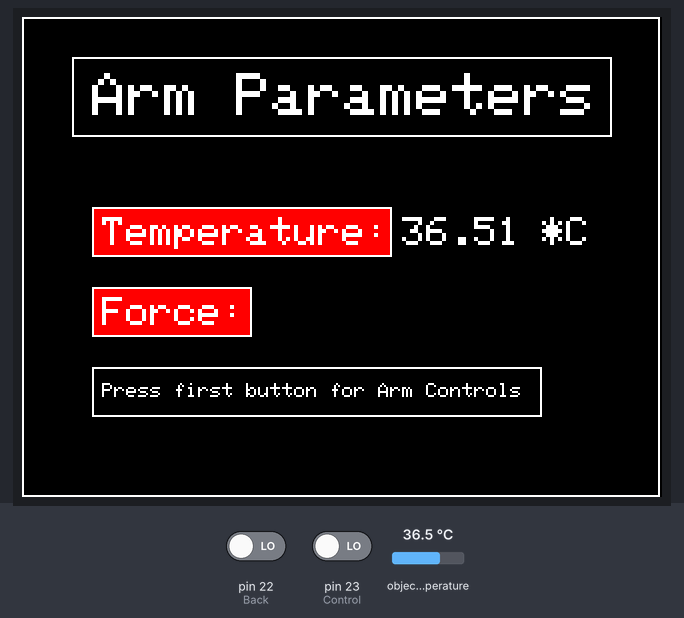
The sketch below on a simulated Arduino Mega 2560, built with avr-gcc and run on an emulated ATmega2560. On the bench: 320×240 colour display. The test bench sets the inputs (shaded band); at power-on: pin 23 (Control) LOW, pin 22 (Back) LOW, object temperature 36.5 °C.

Above: at 1.6 s.
1.7 s: pin 23 (Control) driven HIGH
At 3.3 s:
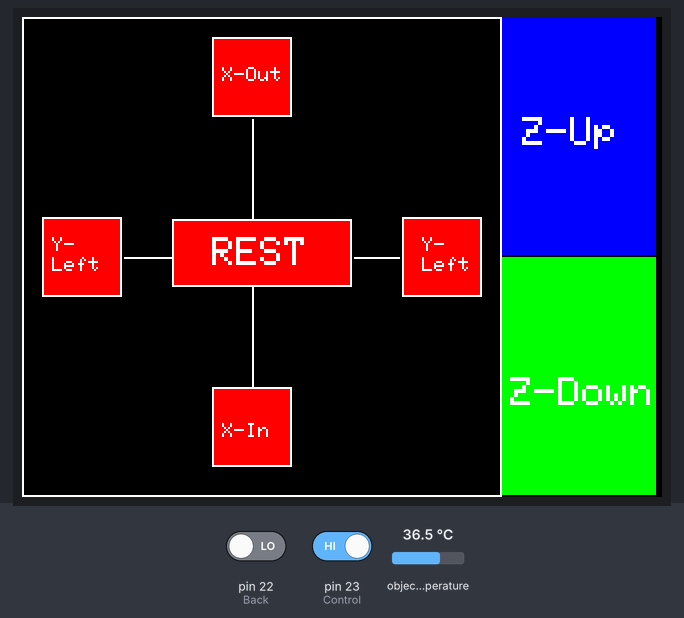
3.6 s: pin 22 (Back) driven HIGH
At 3.97 s:
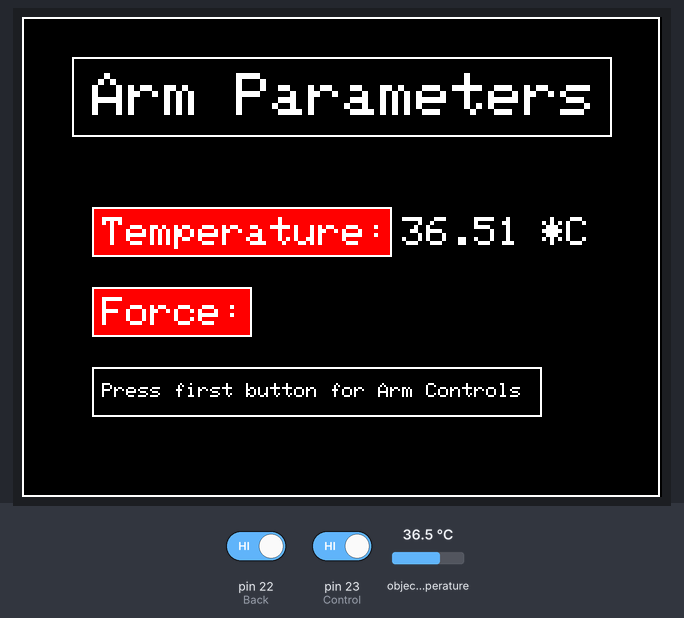
6.6 s: object temperature set to 20 °C
At 7.44 s:
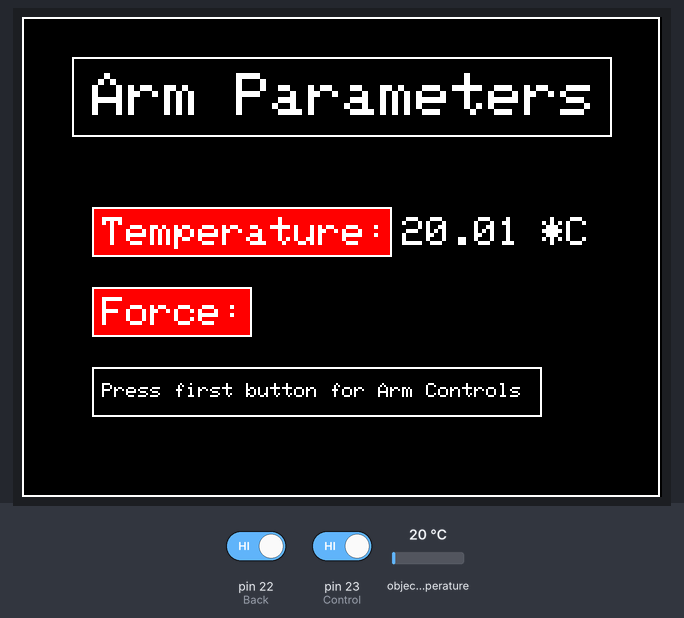
12.1 s: object temperature set to 26 °C
13.6 s: pin 23 (Control) driven LOW
Timing chart, 0 to 16.3 s (numbered marks = the images above; inputs shaded):
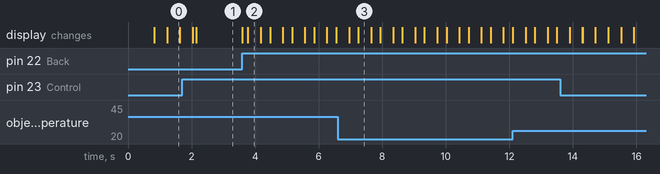

The sketch:

LCD_Code.ino
```cpp
#include <Adafruit_TFTLCD.h>
#include <Adafruit_GFX.h>
#include <TouchScreen.h>
#include <Adafruit_MLX90614.h>
#include <Wire.h>
Adafruit_MLX90614 mlx = Adafruit_MLX90614();

#define LCD_CS A3
#define LCD_CD A2
#define LCD_WR A1
#define LCD_RD A0
#define LCD_RESET A4

#define TS_MINX 204
#define TS_MINY 195
#define TS_MAXX 948
#define TS_MAXY 910

#define YP A2
#define XM A3
#define YM 8
#define XP 9

#define BLACK   0x0000
#define BLUE    0x001F
#define RED     0xF800
#define GREEN   0x07E0
#define CYAN    0x07FF
#define MAGENTA 0xF81F
#define YELLOW  0xFFE0
#define WHITE   0xFFFF

#define beta 4090 //the beta of the thermistor

Adafruit_TFTLCD tft(LCD_CS, LCD_CD, LCD_WR, LCD_RD, LCD_RESET);
TouchScreen ts = TouchScreen(XP, YP, XM, YM, 300);
int screen = '0';
int type = '0';
int x;
int b = 0;
const int Back = 22;
const int Control = 23;
//int up=0;


void setup() {
  tft.reset();
  tft.begin(0x9325);
  tft.setRotation(1);
  tft.fillScreen(BLACK);
  tft.drawRect(0, 0, 319, 240, RED);
  tft.drawRect(20, 10, 290, 40, WHITE);

  tft.setCursor(30, 20);
  tft.setTextColor(RED);
  tft.setTextSize(2);
  tft.print("Hands Free Robotic Arm");
  tft.setCursor(120, 120);
  tft.setTextColor(WHITE);
  tft.setTextSize(1);
  tft.print("Created by:\n\n                  Shavin Ratnayake \n\n                  Amal Thomas\n\n                  Aiden\n\n                  Wole\n\n                  Yousif\n\n");
//  delay(1000);

  tft.fillScreen(BLACK);
  para();
//  pinMode(A5, INPUT);
  Serial.begin(9600);
  mlx.begin();
}
void loop()
{
  tft.setTextColor(WHITE);
  tft.setCursor(190,100);
  tft.setTextSize(2);
  tft.print(mlx.readObjectTempC());
  tft.setCursor(260,100);
  tft.print("*C");
 delay(400);
  tft.fillRect(190, 100, 100, 20, BLACK);
   if(screen=='0'){
   if(digitalRead(Control)==HIGH){
     pinMode(XM, OUTPUT);
        pinMode(YP, OUTPUT);
        menuControl();


   }
   }
   if(screen=='1'){
   if(digitalRead(Back)==HIGH){
      pinMode(XM, OUTPUT);
        pinMode(YP, OUTPUT);
        tft.fillScreen(BLACK);
        para();
        screen = '0';
   }
   }
  }
//Menu

void menuControl() {
  tft.fillScreen(BLACK);

//  tft.fillRect(10, 10, 40, 40, RED);
//  tft.drawRect(10, 10, 40, 40, WHITE);
//  tft.setCursor(20, 20);
//  tft.setTextColor(WHITE);
//  tft.setTextSize(1.5);
//  tft.print("Back");
  screen = '1';
  type = '1';
  tft.fillRect(75,101,90,34,RED);
  tft.drawRect(75,101,90,34,WHITE);
  tft.drawLine(51,120,74,120,WHITE);
  tft.drawLine(166,120,188,120,WHITE);
  tft.drawLine(115,51,115,100,WHITE);
  tft.drawLine(115,134,115,184,WHITE);

  tft.setCursor(95, 110);
  tft.setTextColor(WHITE);
  tft.setTextSize(2);
  tft.print("REST");
  tft.fillRect(95, 10, 40, 40, RED);
  tft.drawRect(95, 10, 40, 40, WHITE);
  tft.setCursor(100, 25);
  tft.setTextColor(WHITE);
  tft.setTextSize(1.5);
  tft.print("X-Out");
  tft.fillRect(95, 185, 40, 40, RED);
  tft.drawRect(95, 185, 40, 40, WHITE);
  tft.setCursor(100, 203);
  tft.setTextColor(WHITE);
  tft.setTextSize(1.5);
  tft.print("X-In");
  tft.fillRect(10, 100, 40, 40, RED);
  tft.drawRect(10, 100, 40, 40, WHITE);
  tft.setCursor(15, 110);
  tft.setTextColor(WHITE);
  tft.setTextSize(1);
  tft.print("Y-");
  tft.setCursor(15, 120);
  tft.print("Left");
  tft.fillRect(190, 100, 40, 40, RED);
  tft.drawRect(190, 100, 40, 40, WHITE);
  tft.setCursor(200, 110);
  tft.setTextColor(WHITE);
  tft.setTextSize(1);
  tft.print("Y-");
  tft.setCursor(200, 120);
  tft.print("Left");
  tft.drawRect(0,0,240,240, WHITE);
  tft.fillRect(240,0,77,119, BLUE);
  tft.drawRect(240,0, 77, 119, BLUE);
  tft.fillRect(240,120, 77, 119, GREEN);
  tft.drawRect(240,120, 77, 119, GREEN);
  tft.setCursor(250, 50);
  tft.setTextColor(WHITE);
  tft.setTextSize(2);
  tft.print("Z-Up");
  tft.setCursor(244, 180);
  tft.setTextColor(WHITE);
  tft.setTextSize(2);
  tft.print("Z-Down");
controlArm();
}


void para() {
yo:
  tft.fillScreen(BLACK);
  tft.drawRect(25,20,270,40, WHITE);
  tft.setTextSize(3);
  tft.setCursor(35,28);
  tft.setTextColor(WHITE);
  tft.print("Arm Parameters");
//  tft.fillRect(10, 10, 40, 40, RED);
//  tft.drawRect(10, 10, 40, 40, WHITE);
//  tft.setCursor(20, 20);
//  tft.setTextColor(WHITE);
//  tft.setTextSize(1.5);
//  tft.print("Back");
  screen = '0';
  type = '2';
  tft.drawRect(0,0,319,240,WHITE);
  tft.fillRect(35,95,150,25,RED);
  tft.drawRect(35,95,150,25,WHITE);
  tft.setCursor(40, 100);
  tft.setTextColor(WHITE);
  tft.setTextSize(2);
  tft.print("Temperature:");
//  tft.setCursor(200,100);
//  tft.print(mlx.readObjectTempC());
//  tft.fillRect(270, 10, 20, 10, BLACK);
  tft.fillRect(35,135,80,25,RED);
  tft.drawRect(35,135,80,25,WHITE);
  tft.setCursor(40, 140);
  tft.setTextColor(WHITE);
  tft.setTextSize(2);
  tft.print("Force:");
  tft.setCursor(40, 183);
  tft.setTextSize(1);
  tft.drawRect(35,175,225,25,WHITE);
  tft.print("Press first button for Arm Controls");

}

void homeScreen() {

  tft.drawRect(0, 0, 319, 240, RED);
  tft.setCursor(100, 10);
  //tft.setTextColor(WHITE);
  //tft.setTextSize(2);
  //tft.print("Main Menu");
  //tft.drawRect(80,10,150,40,WHITE);
  //tft.drawLine(30,30,280,30,WHITE);
  tft.setCursor(240, 10);
  tft.setTextSize(1);
  tft.print("Temp:      ");
  tft.setCursor(240, 20);
  tft.setTextSize(1);
  tft.print("Force:     ");

  tft.fillRect(80, 60, 150, 40, RED);
  tft.drawRect(80, 60, 150, 40, WHITE);
  tft.setCursor(90, 70);
  tft.setTextColor(WHITE);
  tft.setTextSize(1.5);
  tft.print("Speech Syn Word:");

  tft.fillRect(80, 120, 150, 40, RED);
  tft.drawRect(80, 120, 150, 40, WHITE);
  tft.setCursor(90, 130);
  tft.setTextColor(WHITE);
  tft.setTextSize(1.5);
  tft.print("Control");

  tft.fillRect(80, 180, 150, 40, RED);
  tft.drawRect(80, 180, 150, 40, WHITE);
  tft.setCursor(90, 190);
  tft.setTextColor(WHITE);
  tft.setTextSize(1.5);
  tft.print("Arm Parameters");
}

void sensor() {

  tft.setCursor(240, 10);
  tft.setTextSize(1);
  tft.print("Temp:      ");
  tft.setCursor(240, 20);
  tft.setTextSize(1);
  tft.print("Force:     ");

}

void controlArm(){
  #define TS_MINX 204
#define TS_MINY 195
#define TS_MAXX 948
#define TS_MAXY 910
int up=1;

  while(screen == '1')
  {
    int z;
    TSPoint cor =ts.getPoint();
    if (cor.z > ts.pressureThreshhold) {
    int x = map(cor.x, TS_MAXX, TS_MINX, 320, 0);
    int y = map(cor.y, TS_MAXY, TS_MINY, 240, 0);
    int ayLeft = map(x, 320, 200, -40, 0 );
    int axUp = map(y, 240, 120, 31, 24);
   if(ayLeft>40){
    int z= map(cor.y, 240, 0, 40, 0);
       Serial.print(z);
       Serial.print('\t');
   }
    Serial.print(ayLeft);Serial.print('\t');
//    Serial.print(ayRight);Serial.print('\t');
    Serial.print(axUp);Serial.print('\n');
//    analogWrite(ax, D13);
//    analogWrite(ay, D12);
//    analogWrite(az, D11);
    }
if(digitalRead(Back)==HIGH){
  break;
}
  }
}
```

Measured:
- after the input at 1.7 s, the display: first changes after 0.34 s (image 1 shows a later state)
- after the input at 3.6 s, the display: first changes at once (image 2 shows a later state)
- what the display in image 0 shows lasts 0.4 s, from 1.2 s to 1.6 s
